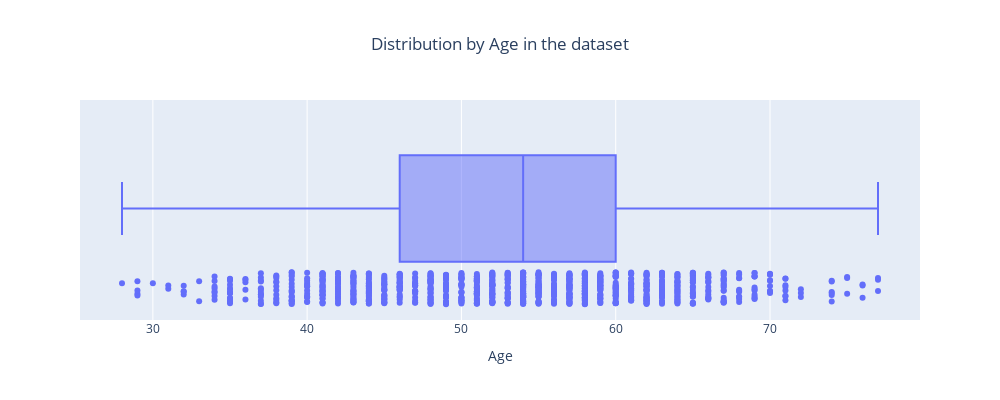

Notebook source saved alongside this figure:
### Markdown cell above
### 2. Age

### Code cell
# Create boxplots for numerical feature

fig = px.box(df_2, x='age', points='all', title='Distribution by Age in the dataset')
fig.update_xaxes(title_text="Age")

fig.update_layout(
    width=1000,
    height=400,
    title_x=0.5
)
fig.show()

### Figure 1 — Plotly figure (JSON) as saved in the notebook; plotly's stock layout.template omitted (floating-point values rounded to 4 significant figures; data arrays with more than 128 entries replaced by an {"elided": "..."} marker saying what was removed)
{"data": [{"alignmentgroup": "True", "boxpoints": "all", "hovertemplate": "age=%{x}<extra></extra>", "legendgroup": "", "marker": {"color": "#636efa"}, "name": "", "notched": false, "offsetgroup": "", "orientation": "h", "showlegend": false, "type": "box", "x": {"elided": "1048 int values"}, "x0": " ", "xaxis": "x", "y0": " ", "yaxis": "y"}], "layout": {"boxmode": "group", "height": 400, "legend": {"tracegroupgap": 0}, "title": {"text": "Distribution by Age in the dataset", "x": 0.5}, "width": 1000, "xaxis": {"anchor": "y", "domain": [0, 1], "title": {"text": "Age"}}, "yaxis": {"anchor": "x", "domain": [0, 1]}}}
